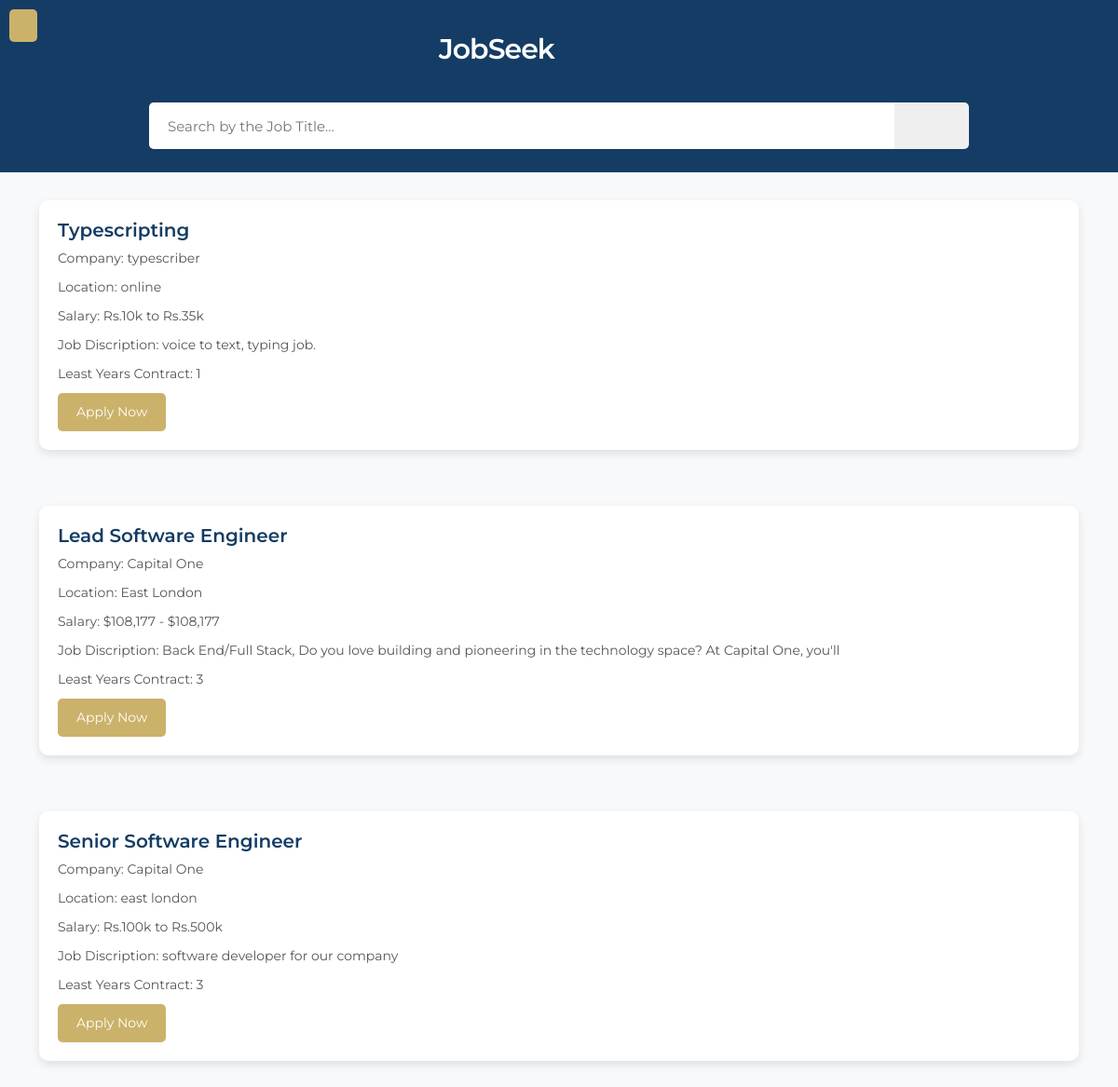
The page /search.php (signed in) on the database its author committed.
### tables this page shows
CREATE TABLE `jobpost` (
  `id` int(255) NOT NULL,
  `title` varchar(255) NOT NULL,
  `company` varchar(255) NOT NULL,
  `location` varchar(255) NOT NULL,
  `salary` varchar(255) NOT NULL,
  `discp` varchar(255) NOT NULL,
  `leastyr` varchar(255) NOT NULL,
  `DATETIME` datetime NOT NULL DEFAULT current_timestamp()
);

### search.php (the view, shortened to what this page needs)
<?php
include 'partials/dbconnect.php';
?>
<!DOCTYPE html>
<html lang="en">
<head>
    <link href="https://cdn.jsdelivr.net/npm/bootstrap@5.1.3/dist/css/bootstrap.min.css" rel="stylesheet"
>
    <link href="https://kit-pro.fontawesome.com/releases/v5.15.3/css/pro.min.css" rel="stylesheet">
    <link rel="stylesheet" href="css/_searchc.css">
	<link rel="stylesheet" href="css/jobc.css">
</head>
<body>
	<div class="backtop">
        <a href="jobs.php">
            <div class="back">
            </div>
        </a>
        <div class="logo"><a href="home.php">JobSeek</a></div>
    </div>
	<div class="searchdiv1">
		<input class="searchbar" type="text" id="myInput" name="searchbar" placeholder="Search by the Job Title..." autocomplete="off">
		<button class="searchbutton" onclick="searchfun()">
		</button>
	</div>
<?php
	$sql = "SELECT * FROM jobpost";
	$result = mysqli_query($conn, $sql);
	if (mysqli_num_rows($result) > 0) {
	    while ($data = mysqli_fetch_assoc($result)) {
	echo '<div class="job-container">
		<div class="container">
					<div class="job-card" id="mydiv">
						<h3>'.$data['title'].'</h3>
						<p>Company: '.$data['company'].'</p>
						<p>Location: '.$data['location'].'</p>
						<p>Salary: '.$data['salary'].'</p>
						<p>Job Discription: <span>'.$data['discp'].'</span></p>
						<p>Least Years Contract: '.$data['leastyr'].'</p>';
						if(isset($_SESSION['logn']) && $_SESSION['logn'] == true){
							echo ' <div class="btn btn-apply"><a href="jobs.php?aid='.$data['id'].'">Apply Now</a></div>';
						}
						else{
							echo '<div class="btn btn-apply" data-bs-toggle="modal" data-bs-target="#loginmodel"> Apply Now </div>';
						}
						echo '
				</div>
			</div>
		</div>';
	    }
	} else {
	    echo '<div class="container"><p>No job postings available at the moment.</p></div>';
	}
	?>
</body>
</html>

### css/_searchc.css (style rules this page uses)
.backtop { width: 100%; display: flex; background-color: #143c64; padding: 10px; }
.logo { width: 90%; padding-top: 20px; padding-right: 300px; display: flex; justify-content: center; font-size: 30px; font-weight: 600; letter-spacing: -1px; }
.logo a { text-decoration: none; color: #fff; }
.backtop a { width: 10%; }
.back { width: 30px; height: 35px; background-color: #CBB26A; border: 0px; outline: 0px; border-radius: 5px; display: flex; justify-content: center; align-items: center; }
.searchbar { position: relative; width: 100%; }

### css/jobc.css (style rules this page uses)
* { margin: 0; padding: 0; box-sizing: border-box; }
body { font-family: 'Montserrat', sans-serif; background-color: #f8f9fa; color: #333; }
a { text-decoration: none; color: #fff; }
.job-container { padding: 30px 0; }
.job-card { background-color: white; border-radius: 10px; box-shadow: 0 4px 10px rgba(0, 0, 0, 0.1); padding: 20px; transition: transform 0.3s ease; }
.job-card h3 { font-size: 20px; font-weight: 600; color: #143c64; }
.job-card p { font-size: 14px; color: #555; margin-bottom: 10px; }
.btn-apply { background-color: #CBB26A; color: #143c64; border: none; border-radius: 5px; padding: 10px 20px; font-size: 14px; }
.searchdiv1 { position: -webkit-sticky; position: sticky; top: 0; display: flex; justify-content: center; align-items: center; background-color: #143c64; width: 100%; height: 100px; border: 0px solid white; }
.searchdiv1 .searchbar { width: 800px; height: 50px; color: lightgrey; font-size: 15px; font-family: 'Montserrat', sans-serif; padding-left: 20px; border: 0px; border-top-left-radius: 5px; border-bottom-left-radius: 5px; }
.searchdiv1 .searchbutton { cursor: pointer; width: 80px; height: 50px; border: 0px; border-top-right-radius: 5px; border-bottom-right-radius: 5px; }

### rows shown on the page
jobpost: title "Typescripting", company "typescriber", location "online", salary "Rs.10k to Rs.35k", discp "voice to text, typing job.", leastyr "1"
jobpost: title "Lead Software Engineer", company "Capital One", location "East London", salary "$108,177 - $108,177", discp "Back End/Full Stack, Do you love building and pioneering in the technology space? At Capital One, you'll", leastyr "3"
jobpost: title "Senior Software Engineer", company "Capital One", location "east london", salary "Rs.100k to Rs.500k", discp "software developer for our company", leastyr "3"
